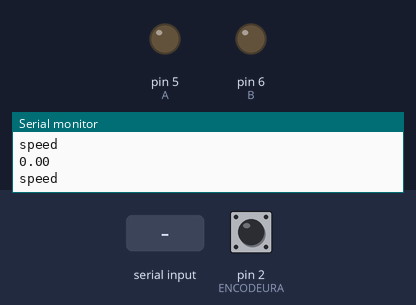
Simulated run of this sketch. Board: Arduino Uno, built with avr-gcc and run on an emulated ATmega328P. On the bench: output pins drawn as LEDs (lit = HIGH), the last lines printed to the serial monitor. The test bench sets the inputs (shaded band); at power-on: pin 2 (ENCODEURA) HIGH.

Above: at 1.2 s.
1.3 s: "z" received over Serial
At 1.7 s:
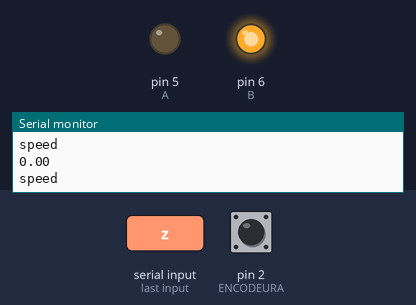
2.8 s: "s" received over Serial
At 4.0 s:
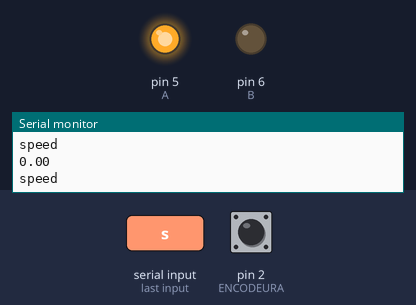
4.3 s: "x" received over Serial
At 5.2 s:
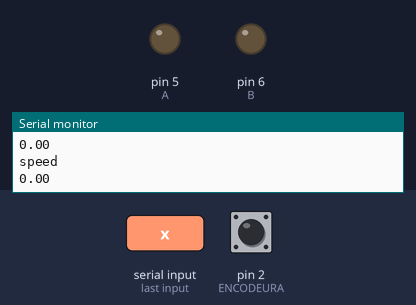
Timing chart, 0 to 7.3 s (numbered marks = the images above; inputs shaded):
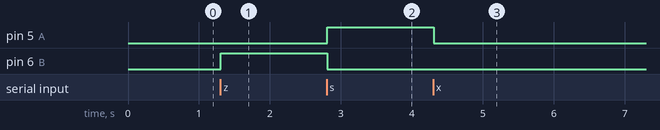

The sketch:

Test_Encodeur.ino
```cpp
// Prérequis savoir utiliser un timer
#include <TimerOne.h> // Pour le timer


// Prérequis savoir utiliser les define
// Partie à modifier pour indiquer en define quel pin est branché où A et B à brancher sur 2 et 4
#define ENCODEURA 2
#define ENCODEURB 4


// prérequis : volatile => pour toute variable qui sera utilise dans les interruptions

volatile int count =0; // comptage de tick d'encoder  qui sera incrémenté sur interruption " On change " sur l'interruption matériel 0 qui se fait sur le pin 2
volatile double speed =0; // vitesse du moteur
volatile byte laststate =0;  // etat précédent de l'encodeur


// Contrôle PWM simple
#define A 5 // Contrôle vitesse moteur 1
#define B 6 //controle direction moteur 1

void stop() //Stop
{
digitalWrite(A,LOW);
digitalWrite(B,LOW);
}

void advance(char a) // En avant
{
analogWrite (A,a); // Contrôle de vitesse en PWM
digitalWrite(B,HIGH);
}

void back_off (char a) // En arrière
{
analogWrite (A,a);
digitalWrite(B,LOW);
}

void setup()
{
// on initialise les entrées et sorties
 pinMode(ENCODEURA, INPUT_PULLUP);
 pinMode(ENCODEURB, INPUT_PULLUP);

pinMode(A, OUTPUT);
pinMode(B, OUTPUT);

attachInterrupt(0,counter, CHANGE); // on crée l'interruption sur changement sur la pin 2 => interruption 0, la routine counter va se faire toute seule sans l'appeler à chaque changement d'état sur le pin 2

Timer1.initialize(100000); // On défini le timeur : 100000 microseconds ( 0.1 sec - or 10Hz )
Timer1.attachInterrupt( timerIsr ); // attach the service routine here la fonction timerIsr est une routine qui va se faire automatiquement 10* par secondes sans l'appeler

Serial.begin(9600); // Définit vitesse de transmission série
Serial.println("Execution du controle par clavier");
}

void loop()
{
if(Serial.available()){
char val = Serial.read(); //récupération des caractères sur le
if(val != -1)             //port série
{
switch(val)
{
case 'z':// En avant si touche "z"
advance (255-255); // en avant vitesse max
                  // le driver fonctionne à l'état bas en marche avant
break;
case 's':// En arrière si touche "s"
back_off (255); // en arrière vitesse max
              // le driver fonctionne à l'état haut en marche arrière
break;
case 'x': // arrêt si touche "x"
stop();
break;
}
}
else stop();
}

Serial.println("speed");
Serial.println(speed);
}


// Encoder counter 0

void counter()
{
  byte state=PIND;

  state|=B11101011;  // mask pour ne regarder que les changements sur 2 et 4
  // Modifier le MASK  B01111011 par BXXXXXXXX mettre des 0 là où sont les pins utilisés par l'encodeur
  if( state!=laststate)
  {
    (((state&(1<<ENCODEURA))>>ENCODEURA)^((state&(1<<ENCODEURB))>>ENCODEURB))?count--:count++;
    laststate=state;
  }
}


// Timer event to calculate speed from counters

void timerIsr()
{
    speed=count; // on a le nombre de tick ( signé ) par unité de temps  = vitesse
    count=0; // On remet le compteur de tick à 0
}
```

Measured:
- after the input at 1.3 s, pin 6 (B): LOW → HIGH at once
- after the input at 2.8 s, pin 5 (A): LOW → HIGH at once; pin 6 (B): HIGH → LOW at once
- after the input at 4.3 s, pin 5 (A): HIGH → LOW at once
